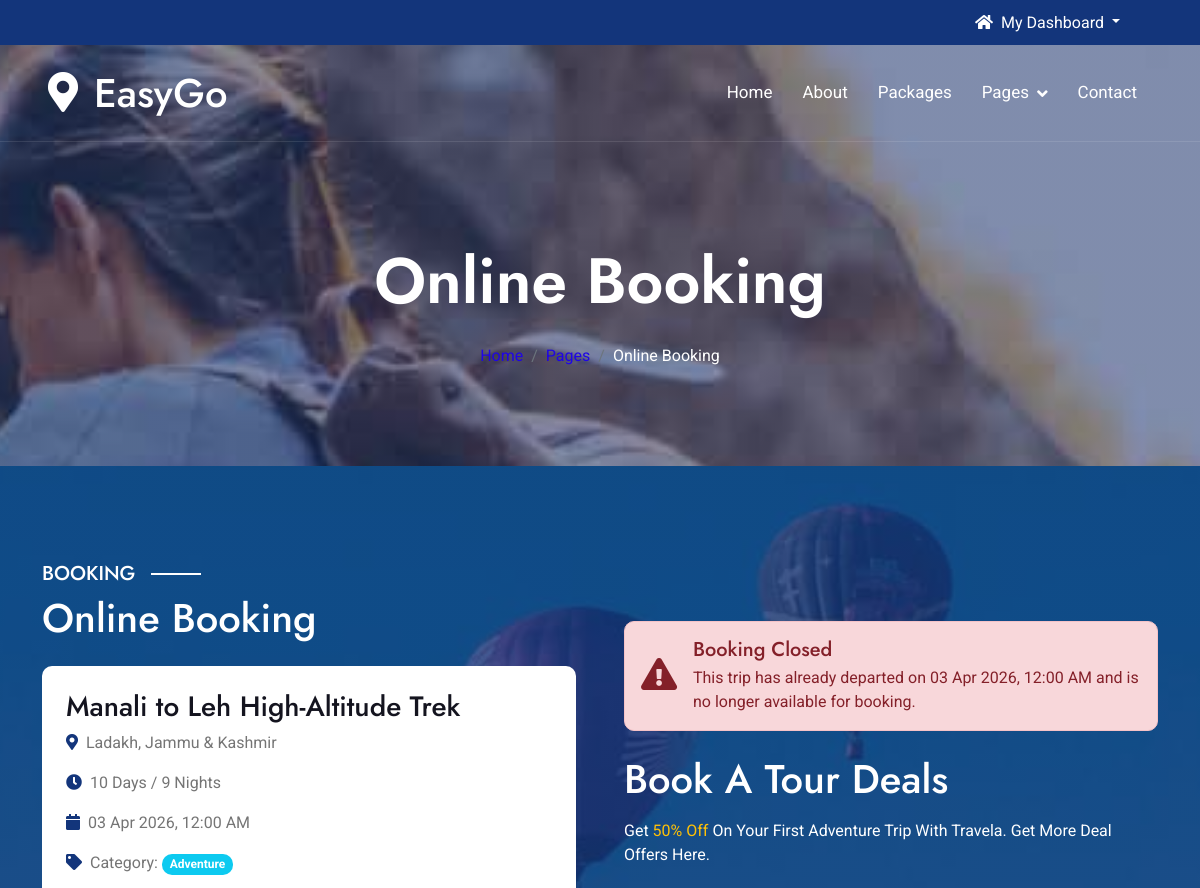
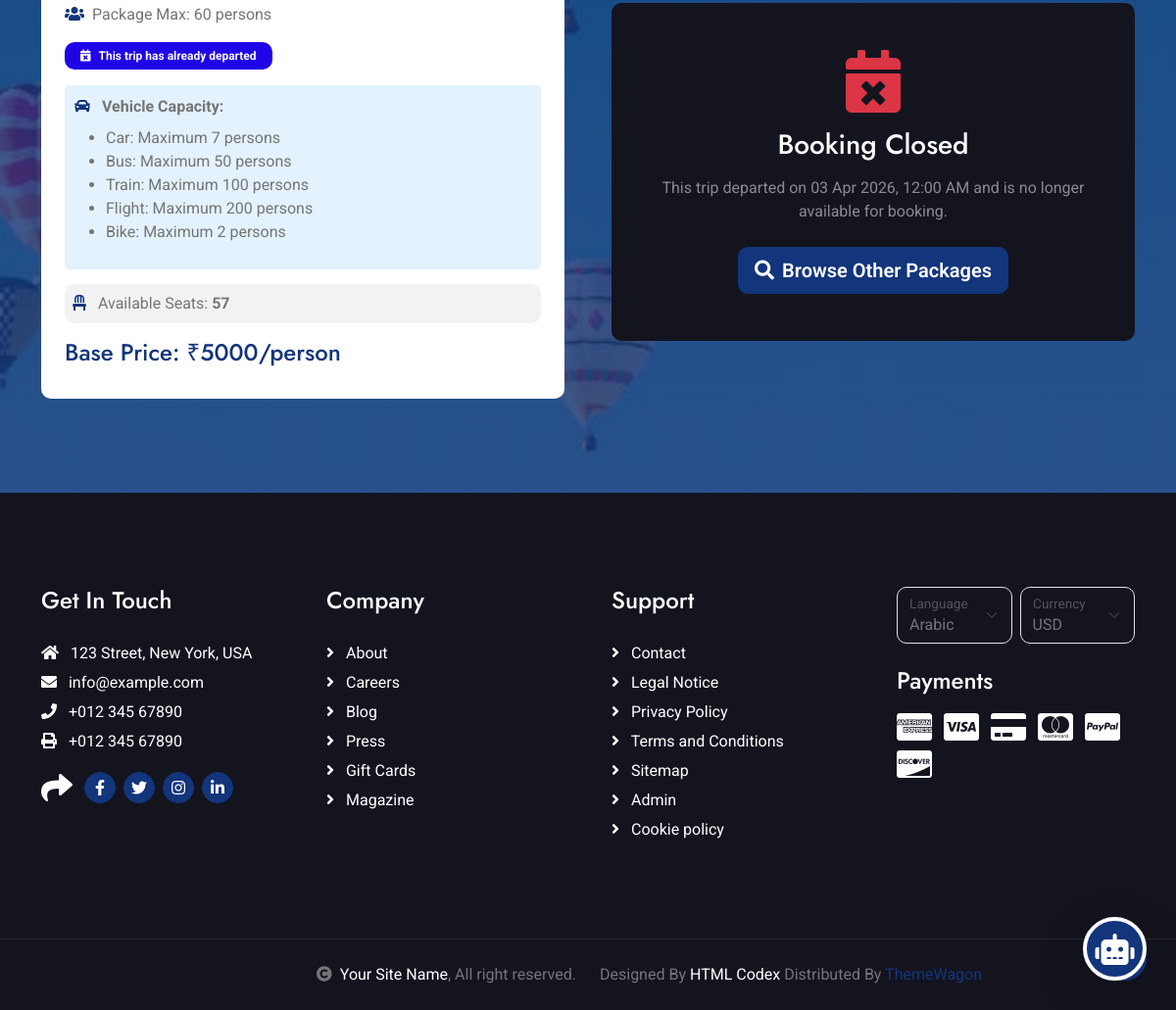
The app's page /booking/9/ (signed in) with its own data (2 pictures, top to bottom).
### Tours/models.py (models this page shows, shortened)
class Package(models.Model):
    CATEGORY_CHOICES = [
        ('Adventure', 'Adventure'),
        ('Honeymoon', 'Honeymoon'),
        ('Family', 'Family'),
        ('Spiritual', 'Spiritual'),
        ('SoloTrip', 'SoloTrip'),
    ]
    TRAVEL_MODE_CHOICES = [
        ('bus', 'Bus'),
        ('train', 'Train'),
        ('flight', 'Flight'),
        ('car', 'Car'),
        ('bike', 'Bike'),
    ]
    VEHICLE_CAPACITY = {
        'car': 7,  # Car max 7 persons
        'bus': 60,  # Bus max 50 persons
        'train': 100,  # Train max 100 persons
        'flight': 200,  # Flight max 200 persons
        'bike': 1,  # Bike max 2 persons
    }
    title = models.CharField(max_length=200)
    source_city = models.CharField(max_length=100, help_text="City where the tour starts", default="Ahmedabad")
    location = models.CharField(max_length=200)
    duration = models.CharField(max_length=100)
    base_price = models.IntegerField(default=5000, help_text="Price per person")
    category = models.CharField(max_length=100, choices=CATEGORY_CHOICES)
    description = models.TextField()
    image = models.ImageField(upload_to='packages/')
    triptime = models.DateTimeField(default=datetime.datetime(2026, 3, 26, tzinfo=timezone.get_current_timezone()))
    max_persons = models.IntegerField(default=60)
    min_persons = models.IntegerField(default=1)
    available_seats = models.IntegerField(default=60)
    def is_trip_expired(self):
        if self.triptime and timezone.now() > self.triptime:
            return True
        return False
    def get_trip_status(self):
        if self.is_trip_expired():
            return {
                'status': 'expired',
                'message': 'This trip has already departed',
                'badge_class': 'bg-secondary',
                'icon': 'fa-calendar-times'
            }
    def get_available_travel_modes(self):
        if self.category == 'Adventure':
            return ['bus', 'flight']
        elif self.category == 'Spiritual':
            return ['bus', 'train']
        elif self.category == 'Honeymoon':
            return ['flight', 'car']
        elif self.category == 'Family':
            return ['bus', 'train', 'car']
        elif self.category == 'SoloTrip':
            return ['bike']
        return []

### Tours/views.py (the view, shortened to what this page needs)
# urls.py: path('booking/<int:pk>/', views.booking_view, name='booking_process'),
def booking_view(request, pk):
    user_id = request.session.get('user_id')
    if not user_id:
        return redirect('login')
    package = get_object_or_404(Package, pk=pk)
    user = get_object_or_404(UserRegistration, id=user_id)
    now = timezone.now()
    if package.triptime and package.triptime > now:
        time_diff = package.triptime - now
        days_remaining = time_diff.days
        hours_remaining = time_diff.seconds // 3600
    else:
        days_remaining = 0
        hours_remaining = 0
    return render(request, 'booking.html', {
        'package': package,
        'travel_modes': package.get_available_travel_modes(),
        'days_remaining': days_remaining,
        'hours_remaining': hours_remaining,
        'is_trip_expired': package.is_trip_expired(),
    })

### Tours/templates/booking.html (shortened to what this page needs)
{% extends 'base.html' %}
{% load static %}
{% block content %}
<div class="container-fluid bg-breadcrumb">
    <div class="container text-center py-5" style="max-width: 900px;">
        <h3 class="text-white display-3 mb-4">Online Booking</h3>
        <ol class="breadcrumb justify-content-center mb-0">
            <li class="breadcrumb-item"><a href="{% url 'home' %}">Home</a></li>
            <li class="breadcrumb-item"><a href="#">Pages</a></li>
            <li class="breadcrumb-item active text-white">Online Booking</li>
        </ol>
    </div>
</div>
<div class="container-fluid booking py-5">
    <div class="container py-5">
        <div class="row g-5 align-items-center">
            <div class="col-lg-6">
                <h5 class="section-booking-title pe-3">Booking</h5>
                <h1 class="text-white mb-4">Online Booking</h1>
                {% if package %}
                <div class="package-details bg-white p-4 rounded">
                    <h3>{{ package.title }}</h3>
                    <p><i class="fa fa-map-marker-alt text-primary me-2"></i>{{ package.location }}</p>
                    <p><i class="fa fa-clock text-primary me-2"></i>{{ package.duration }}</p>
                    <p><i class="fa fa-calendar text-primary me-2"></i>{{ package.triptime|date:"d M Y, h:i A" }}</p>
                    <p><i class="fa fa-tag text-primary me-2"></i>Category: <span class="badge bg-info">{{ package.category }}</span></p>
                    <p><i class="fa fa-users text-primary me-2"></i>Package Max: {{ package.max_persons }} persons</p>
                    {% with status=package.get_trip_status %}
                    <div class="mt-2 mb-3">
                        <span class="badge {{ status.badge_class }} px-3 py-2">
                            <i class="fa {{ status.icon }} me-2"></i>{{ status.message }}
                        </span>
                    </div>
                    {% endwith %}
                    <div class="vehicle-info">
                        <i class="fa fa-car text-primary me-2"></i>
                        <strong>Vehicle Capacity:</strong>
                        <ul class="mt-2">
                            <li>Car: Maximum 7 persons</li>
                            <li>Bus: Maximum 50 persons</li>
                            <li>Train: Maximum 100 persons</li>
                            <li>Flight: Maximum 200 persons</li>
                            <li>Bike: Maximum 2 persons</li>
                        </ul>
                    </div>
                    <div id="seatInfoContainer" class="seat-info {% if package.available_seats <= 0 %}bg-warning{% else %}bg-light{% endif %} p-2 rounded">
                        <i class="fa fa-chair text-primary me-2"></i>
                        {% if package.available_seats <= 0 %}
                            <span class="text-dark fw-bold">Status: Full (Waiting List Active)</span>
                            <p class="small mb-0 text-muted mt-1">
                                <i class="fa fa-users me-1"></i>
                                <span id="waitingCount">0</span> people currently in waiting list
                            </p>
                        {% else %}
                            Available Seats: <strong class="{% if package.available_seats < 10 %}text-danger{% endif %}">{{ package.available_seats }}</strong>
                        {% endif %}
                    </div>
                    <p class="text-primary h4 mt-3">Base Price: ₹{{ package.base_price }}/person</p>
                </div>
                {% endif %}
            </div>
            <div class="col-lg-6">
                {% if request.session.user_id %}
                    {% if is_trip_expired %}
                    <div class="alert alert-danger mb-4">
                        <div class="d-flex align-items-center">
                            <div class="flex-shrink-0">
                                <i class="fa fa-exclamation-triangle fa-2x"></i>
                            </div>
                            <div class="flex-grow-1 ms-3">
                                <h5 class="alert-heading mb-1">Booking Closed</h5>
                                <p class="mb-0">This trip has already departed on {{ package.triptime|date:"d M Y, h:i A" }} and is no longer available for booking.</p>
                            </div>
                        </div>
                    </div>
                    {% endif %}
                    <h1 class="text-white mb-3">Book A Tour Deals</h1>
                    <p class="text-white mb-4">Get <span class="text-warning">50% Off</span> On Your First Adventure Trip With Travela. Get More Deal Offers Here.</p>
                    <form method="post" action="{% url 'booking_process' package.id %}" id="bookingForm">
                        {% if is_trip_expired %}
                        <div class="bg-dark p-5 rounded text-center">
                            <i class="fa fa-calendar-times fa-4x text-danger mb-3"></i>
                            <h3 class="text-white mb-3">Booking Closed</h3>
                            <p class="text-white-50 mb-4">This trip departed on {{ package.triptime|date:"d M Y, h:i A" }} and is no longer available for booking.</p>
                            <a href="{% url 'packages' %}" class="btn btn-primary btn-lg">
                                <i class="fa fa-search me-2"></i>Browse Other Packages
                            </a>
                        </div>
                        {% endif %}
                    </form>
                {% endif %}
            </div>
        </div>
    </div>
</div>
{% endblock %}

### Tours/static/css/style.css (style rules this page uses)
.btn { font-weight: 600; transition: .5s; }
.btn.btn-primary { box-shadow: inset 0 0 0 0 var(--bs-primary); }
.bg-breadcrumb { background: linear-gradient(rgba(19, 53, 123, 0.5), rgba(19, 53, 123, 0.5)), url(../img/breadcrumb-bg.jpg); background-position: center center; background-repeat: no-repeat; background-size: cover; background-attachment: fixed; padding: 150px 0 50px 0; }
.bg-breadcrumb .breadcrumb-item a { color: var(--bs-secondary) !important; }
.booking { background: linear-gradient(rgba(19, 53, 123, .8), rgba(19, 53, 123, .8)), url(../img/tour-booking-bg.jpg); background-position: center center; background-repeat: no-repeat; background-size: cover; background-attachment: fixed; }
.booking .container .section-booking-title { position: relative; display: inline-block; text-transform: uppercase; color: var(--bs-white); }
.booking .container .section-booking-title::before { content: ""; width: 50px; position: absolute; top: 50%; right: 0; transform: translateY(-50%); margin-right: -50px; border: 1px solid var(--bs-white) !important; }
.booking .container form .btn.btn-primary { box-shadow: inset 0 0 0 0 var(--bs-primary); }

### Tours/templates/booking.html (style rules this page uses)
.vehicle-info { background: #e3f2fd; border-radius: 5px; padding: 10px; margin-bottom: 15px; }

### records on screen
Package: title "Manali to Leh High-Altitude Trek", location "Ladakh, Jammu & Kashmir", duration "10 Days / 9 Nights", triptime "03 Apr 2026, 12:00 AM", category "Adventure", max_persons "60", available_seats "57", base_price "5000"

### other values on screen
{{ status.message }} "This trip has already departed"
